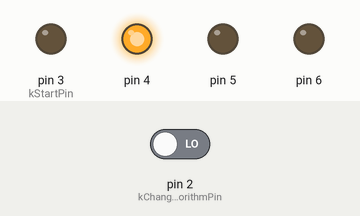
The sketch below on a simulated Arduino Uno, built with avr-gcc and run on an emulated ATmega328P. Parts: output pins drawn as LEDs (lit = HIGH). The inputs (shaded band) are chosen by the test bench; at power-on: pin 2 (kChangeAlgorithmPin) LOW. Random numbers use the default seed unless the sketch sets one.

Above: at 0.12 s.
At 0.87 s:
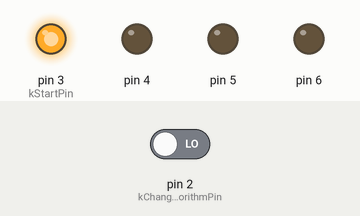
At 1.37 s:
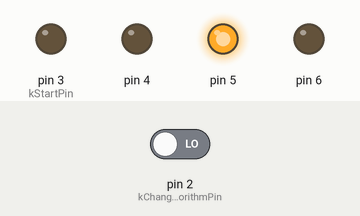
At 2.62 s:
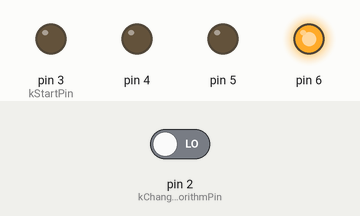
Timing chart, 0 to 3.0 s (numbered marks = the images above):
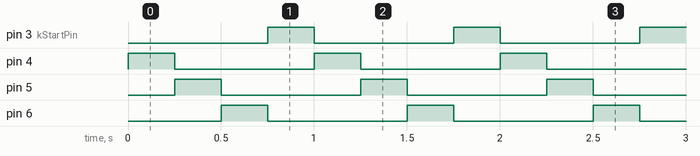

Measured:
- by itself, pin 3 (kStartPin), pin 4–6: alternates HIGH for 0.25 s and LOW for 0.75 s
- by itself, everything shown: repeats every 1.0 s, in 4 steps

The sketch:

police_lights.ino
```cpp
#define ON HIGH
#define OFF LOW

namespace {

template <typename TResult, typename... T>
using Func = TResult (*)(T...);

template <typename... T>
using Action = Func<void, T...>;

using SwitchLightAlgorithm = Func<uint8_t, uint8_t>;

static constexpr uint8_t kLights = 4;
static constexpr uint8_t kStartPin = 3;
static constexpr uint32_t kSwitchDelay = 250;

namespace select {

uint8_t Next(uint8_t current) {
  return current + 1;
}

uint8_t Previous(uint8_t current) {
  return current - 1;
}

uint8_t Random(uint8_t current) {
  return random(0, kLights);
}

}  // namespace select

static constexpr uint8_t kChangeAlgorithmPin = 2;
static constexpr auto kEnableChangeAlgorithm = HIGH;
static constexpr uint8_t kAlgorithmCount = 3;

static constexpr SwitchLightAlgorithm kAlgorithms[kAlgorithmCount] = {
    select::Next,
    select::Previous,
    select::Random,
};

uint8_t current_light = 0;
uint8_t current_algorithm = 0;

void ForAllLights(Action<uint8_t> action) {
  for (uint8_t light = 0; light < kLights; ++light) {
    action(light);
  }
}

uint8_t LightPin(uint8_t light_index) {
  return kStartPin + light_index;
}

void SetCurrentLight(uint8_t state) {
  digitalWrite(LightPin(current_light), state);
}

template <typename T>
void Switch(T& value, Func<T, T> switcher, T modulus) {
  value = switcher(value) % modulus;
}

bool ShouldChangeAlgorithm() {
  return digitalRead(kChangeAlgorithmPin) == kEnableChangeAlgorithm;
}

void ChangeAlgorithm() {
  Switch(current_algorithm, select::Next, kAlgorithmCount);
}

SwitchLightAlgorithm CurrentAlgorithm() {
  return kAlgorithms[current_algorithm];
}

void SwitchLight() {
  Switch(current_light, CurrentAlgorithm(), kLights);
}

}  // namespace

void setup() {
  ForAllLights([](uint8_t light) {
    pinMode(LightPin(light), OUTPUT);
  });

  pinMode(kChangeAlgorithmPin, INPUT);
}

void loop() {
  if (ShouldChangeAlgorithm()) {
    ChangeAlgorithm();
  }

  SetCurrentLight(OFF);
  SwitchLight();
  SetCurrentLight(ON);
  delay(kSwitchDelay);
}
```
